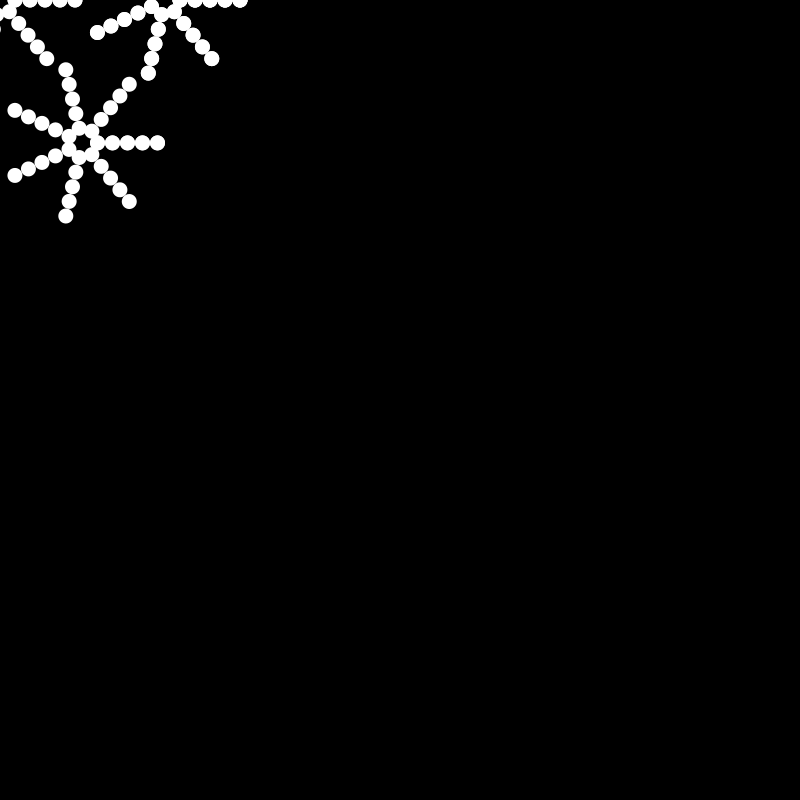
Frame 1 (no input)
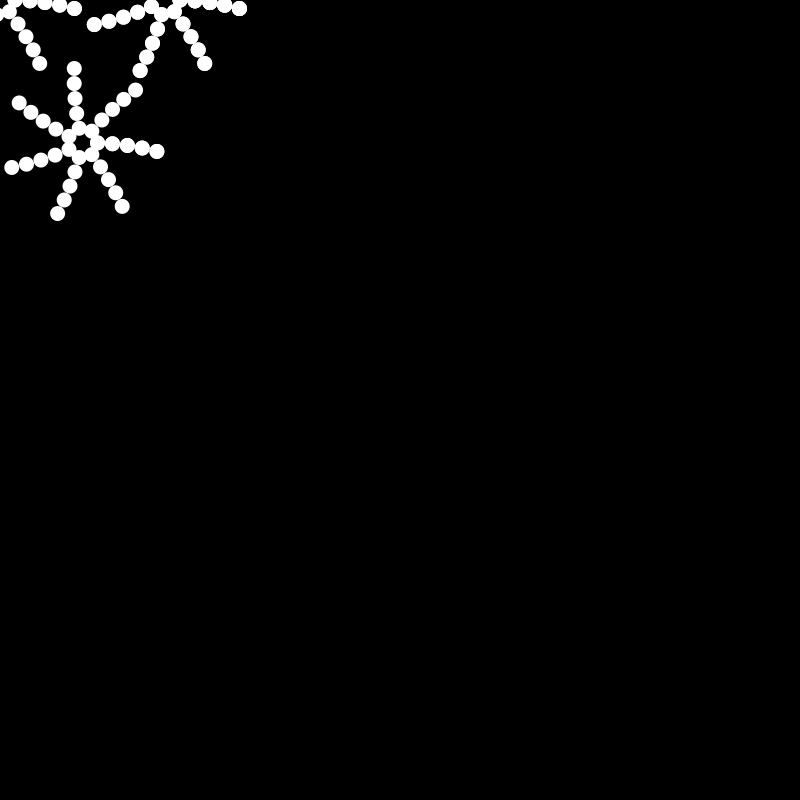
Frame 60 (the mouse pressed at the canvas centre just before this capture)
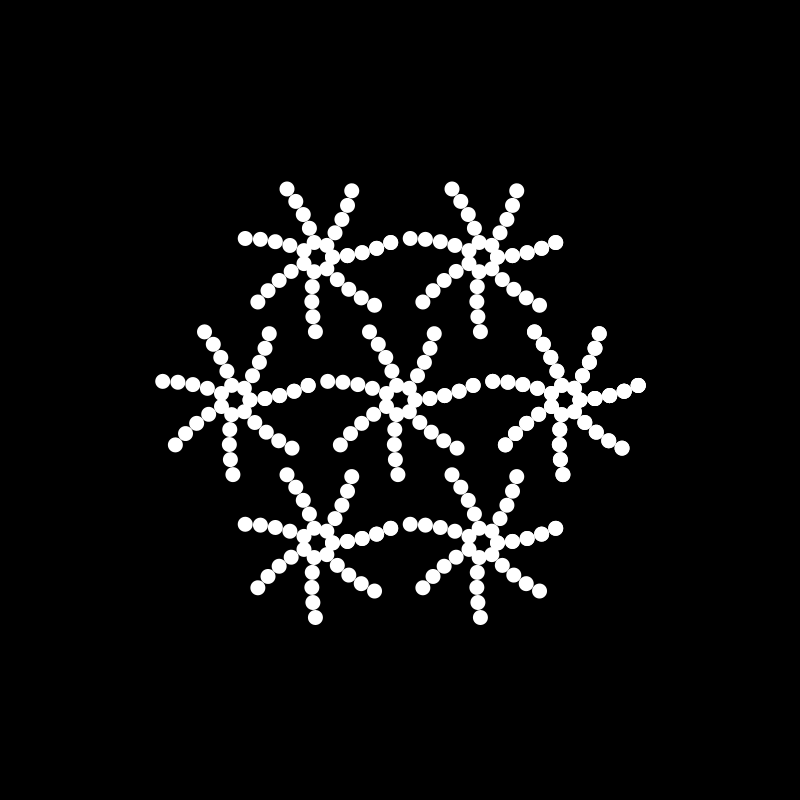
Frame 120 (the mouse held since frame 60 and released just before this capture)

The Processing sketch that drew these frames (run headless with seeded random() and noise(); from frame 60 on, the mouse is pressed at the canvas centre):

// Processing sketch: ChukwuochaChukwunazaLab9Gold
// ── ChukwuochaChukwunazaLab9Gold.pde
/* Template
 Gold exercise
 Fall Lab 9 - COMP 1010
 
 Draw a family of "octopus" shapes, each consisting of several
 line of circles starting at a fixed position, and extending outwards
 at at evenly spaced angles, each circle
 just touching the previous one. The size of the circles,
 the number of circles, and the angle are controlled by
 constants in the draw() function. In addition, each octopus
 "arm" can be bent by drawing each circle at a slightly
 different angle than the previous one. There will be one octopus
 at the position of the mouse, and the rest will be spaced evenly
 in a circle around the middle one, at a distance that will make the
 arms just touch each other when the arms are straight.
 */

// NO additional global variables or constants are allowed!!
float theta = 0.0; //Used to provide a sinusoidal change in the
//bend of the octopus's arms.

void setup() {
  size(800, 800);
  noStroke();     //No black outline around the circles
}

void draw() {
  final int CIRCLE_SIZE = 15;
  final int NUM_CIRCLES = 5;
  final int NUM_ARMS = 8;
  final float THETA_CHANGE = 0.05;
  final float MAX_BEND = 0.15;
  final int FAMILY_SIZE = 7;
  background(0);
  octopusFamily(mouseX, mouseY, FAMILY_SIZE, NUM_ARMS, CIRCLE_SIZE, NUM_CIRCLES, MAX_BEND*sin(theta));
  theta += THETA_CHANGE;
}

void octopusFamily(float x, float y, int numOct, int numArms, int size, int numCirc, float bend)
{
  float angleIncrement = TWO_PI/6;
  octopus(x, y, numArms, size, numCirc, bend);

  for (int i=0; i<numOct; i++)
  {
    octopus(xAtAngle(x, size*11, angleIncrement*i), yAtAngle(y, size*11, angleIncrement*i), numArms, size, numCirc, bend);
  }
}

void octopus(float x, float y, int numArms, int size, int numCirc, float bend)
{
  float angleIncrement = TWO_PI/7;
  float armStartLocationX;
  float armStartLocationY;

  for (int i=0; i<numArms; i++)
  {
    armStartLocationX = xAtAngle(x, size, angleIncrement*i);
    armStartLocationY = yAtAngle(y, size, angleIncrement*i);
    lineOfCircles(armStartLocationX, armStartLocationY, angleIncrement*i, size, numCirc, bend);
  }
}

void lineOfCircles(float xStart, float yStart, float angle, float size, int numCirc, float bend)
{
  int circleSpacing = 0; 

  for (int i=0; i<numCirc; i++)
  {
    drawCircle(xStart, yStart, circleSpacing, angle+=bend, size);
    circleSpacing += size;
  }
}

void drawCircle(float x, float y, float d, float theta, float diam)
{
  float circleCenterX = xAtAngle(x, d, theta);
  float circleCenterY = yAtAngle(y, d, theta);
  circle(circleCenterX, circleCenterY, diam);
}

float xAtAngle(float xFrom, float dist, float angle)
{
  float xcoordinate = xFrom+dist*cos(angle);
  return xcoordinate;
}

float yAtAngle(float yFrom, float dist, float angle)
{
  float ycoordinate = yFrom+dist*sin(angle);
  return ycoordinate;
}
